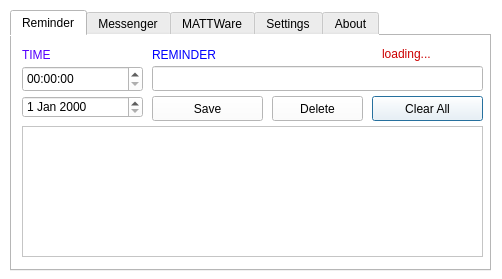
<?xml version="1.0" encoding="UTF-8"?>
<ui version="4.0">
 <class>Dialog</class>
 <widget class="QDialog" name="Dialog">
  <property name="geometry">
   <rect>
    <x>0</x>
    <y>0</y>
    <width>502</width>
    <height>279</height>
   </rect>
  </property>
  <property name="windowTitle">
   <string>MATTBot 2021.1</string>
  </property>
  <property name="windowIcon">
   <iconset resource="design.qrc">
    <normaloff>:/logo/MattBot.png</normaloff>:/logo/MattBot.png</iconset>
  </property>
  <property name="styleSheet">
   <string notr="true">background-color: rgb(255, 255, 255);</string>
  </property>
  <widget class="QTabWidget" name="tabWidget">
   <property name="geometry">
    <rect>
     <x>10</x>
     <y>10</y>
     <width>481</width>
     <height>261</height>
    </rect>
   </property>
   <property name="styleSheet">
    <string notr="true"/>
   </property>
   <property name="currentIndex">
    <number>0</number>
   </property>
   <widget class="QWidget" name="tab">
    <attribute name="title">
     <string>Reminder</string>
    </attribute>
    <widget class="QLabel" name="label">
     <property name="geometry">
      <rect>
       <x>10</x>
       <y>10</y>
       <width>67</width>
       <height>17</height>
      </rect>
     </property>
     <property name="styleSheet">
      <string notr="true">color: rgb(85, 0, 255);</string>
     </property>
     <property name="text">
      <string>TIME</string>
     </property>
    </widget>
    <widget class="QLabel" name="label_2">
     <property name="geometry">
      <rect>
       <x>140</x>
       <y>10</y>
       <width>151</width>
       <height>17</height>
      </rect>
     </property>
     <property name="styleSheet">
      <string notr="true">color: rgb(0, 0, 255);</string>
     </property>
     <property name="text">
      <string>REMINDER</string>
     </property>
    </widget>
    <widget class="QLineEdit" name="lineEdit_2">
     <property name="geometry">
      <rect>
       <x>140</x>
       <y>30</y>
       <width>331</width>
       <height>25</height>
      </rect>
     </property>
     <property name="styleSheet">
      <string notr="true">color: rgb(164, 0, 0);</string>
     </property>
    </widget>
    <widget class="QPushButton" name="pushButton_2">
     <property name="geometry">
      <rect>
       <x>360</x>
       <y>60</y>
       <width>111</width>
       <height>25</height>
      </rect>
     </property>
     <property name="text">
      <string>Clear All</string>
     </property>
    </widget>
    <widget class="QTimeEdit" name="timeEdit">
     <property name="geometry">
      <rect>
       <x>10</x>
       <y>30</y>
       <width>121</width>
       <height>26</height>
      </rect>
     </property>
     <property name="displayFormat">
      <string>hh:mm:ss</string>
     </property>
    </widget>
    <widget class="QLabel" name="label_12">
     <property name="geometry">
      <rect>
       <x>370</x>
       <y>10</y>
       <width>91</width>
       <height>16</height>
      </rect>
     </property>
     <property name="styleSheet">
      <string notr="true">color: rgb(204, 0, 0);
font: 75 8pt &quot;MS Shell Dlg 2&quot;;</string>
     </property>
     <property name="text">
      <string>loading...</string>
     </property>
    </widget>
    <widget class="QDateEdit" name="dateEdit">
     <property name="geometry">
      <rect>
       <x>10</x>
       <y>60</y>
       <width>121</width>
       <height>22</height>
      </rect>
     </property>
    </widget>
    <widget class="QPushButton" name="pushButton">
     <property name="geometry">
      <rect>
       <x>140</x>
       <y>60</y>
       <width>111</width>
       <height>25</height>
      </rect>
     </property>
     <property name="styleSheet">
      <string notr="true"/>
     </property>
     <property name="text">
      <string>Save</string>
     </property>
    </widget>
    <widget class="QPushButton" name="pushButton_3">
     <property name="geometry">
      <rect>
       <x>260</x>
       <y>60</y>
       <width>91</width>
       <height>25</height>
      </rect>
     </property>
     <property name="text">
      <string>Delete</string>
     </property>
    </widget>
    <widget class="QListWidget" name="listWidget">
     <property name="geometry">
      <rect>
       <x>10</x>
       <y>90</y>
       <width>461</width>
       <height>131</height>
      </rect>
     </property>
     <property name="styleSheet">
      <string notr="true">color: rgb(92, 53, 102);</string>
     </property>
    </widget>
   </widget>
   <widget class="QWidget" name="tab_2">
    <attribute name="title">
     <string>Messenger</string>
    </attribute>
    <widget class="QLineEdit" name="lineEdit_5">
     <property name="geometry">
      <rect>
       <x>100</x>
       <y>20</y>
       <width>251</width>
       <height>25</height>
      </rect>
     </property>
     <property name="styleSheet">
      <string notr="true">color: rgb(52, 101, 164);</string>
     </property>
    </widget>
    <widget class="QLabel" name="label_5">
     <property name="geometry">
      <rect>
       <x>10</x>
       <y>20</y>
       <width>71</width>
       <height>20</height>
      </rect>
     </property>
     <property name="text">
      <string>Message</string>
     </property>
    </widget>
    <widget class="QTextEdit" name="textEdit">
     <property name="geometry">
      <rect>
       <x>10</x>
       <y>60</y>
       <width>341</width>
       <height>161</height>
      </rect>
     </property>
     <property name="styleSheet">
      <string notr="true">color: rgb(204, 0, 0);</string>
     </property>
     <property name="html">
      <string>&lt;!DOCTYPE HTML PUBLIC &quot;-//W3C//DTD HTML 4.0//EN&quot; &quot;http://www.w3.org/TR/REC-html40/strict.dtd&quot;&gt;
&lt;html&gt;&lt;head&gt;&lt;meta name=&quot;qrichtext&quot; content=&quot;1&quot; /&gt;&lt;style type=&quot;text/css&quot;&gt;
p, li { white-space: pre-wrap; }
&lt;/style&gt;&lt;/head&gt;&lt;body style=&quot; font-family:'Ubuntu'; font-size:11pt; font-weight:400; font-style:normal;&quot;&gt;
&lt;p style=&quot;-qt-paragraph-type:empty; margin-top:0px; margin-bottom:0px; margin-left:0px; margin-right:0px; -qt-block-indent:0; text-indent:0px;&quot;&gt;&lt;br /&gt;&lt;/p&gt;&lt;/body&gt;&lt;/html&gt;</string>
     </property>
    </widget>
    <widget class="QPushButton" name="pushButton_5">
     <property name="geometry">
      <rect>
       <x>360</x>
       <y>110</y>
       <width>111</width>
       <height>25</height>
      </rect>
     </property>
     <property name="text">
      <string>Refresh</string>
     </property>
    </widget>
    <widget class="QPushButton" name="pushButton_6">
     <property name="geometry">
      <rect>
       <x>360</x>
       <y>80</y>
       <width>111</width>
       <height>25</height>
      </rect>
     </property>
     <property name="text">
      <string>Send</string>
     </property>
    </widget>
    <widget class="QComboBox" name="comboBox">
     <property name="geometry">
      <rect>
       <x>360</x>
       <y>20</y>
       <width>111</width>
       <height>25</height>
      </rect>
     </property>
     <property name="styleSheet">
      <string notr="true">color: rgb(32, 74, 135);</string>
     </property>
     <item>
      <property name="text">
       <string>BOT</string>
      </property>
     </item>
     <item>
      <property name="text">
       <string>LAN</string>
      </property>
     </item>
     <item>
      <property name="text">
       <string>UNITY</string>
      </property>
     </item>
    </widget>
    <widget class="QPushButton" name="pushButton_12">
     <property name="geometry">
      <rect>
       <x>360</x>
       <y>140</y>
       <width>111</width>
       <height>25</height>
      </rect>
     </property>
     <property name="text">
      <string>Save Note</string>
     </property>
    </widget>
    <widget class="QPushButton" name="pushButton_13">
     <property name="geometry">
      <rect>
       <x>360</x>
       <y>170</y>
       <width>111</width>
       <height>25</height>
      </rect>
     </property>
     <property name="text">
      <string>Delete Note</string>
     </property>
    </widget>
    <widget class="QPushButton" name="pushButton_14">
     <property name="geometry">
      <rect>
       <x>360</x>
       <y>200</y>
       <width>111</width>
       <height>25</height>
      </rect>
     </property>
     <property name="styleSheet">
      <string notr="true">background-color: rgb(204, 0, 0);</string>
     </property>
     <property name="text">
      <string>Poke</string>
     </property>
    </widget>
    <widget class="QPushButton" name="pushButton_15">
     <property name="geometry">
      <rect>
       <x>360</x>
       <y>50</y>
       <width>111</width>
       <height>25</height>
      </rect>
     </property>
     <property name="styleSheet">
      <string notr="true">background-color: rgb(78, 154, 6);</string>
     </property>
     <property name="text">
      <string>Connect</string>
     </property>
    </widget>
   </widget>
   <widget class="QWidget" name="tab_5">
    <attribute name="title">
     <string>MATTWare</string>
    </attribute>
    <widget class="QLabel" name="label_8">
     <property name="geometry">
      <rect>
       <x>220</x>
       <y>10</y>
       <width>67</width>
       <height>17</height>
      </rect>
     </property>
     <property name="styleSheet">
      <string notr="true">color: rgb(164, 0, 0);</string>
     </property>
     <property name="text">
      <string>Speed</string>
     </property>
    </widget>
    <widget class="QLabel" name="label_9">
     <property name="geometry">
      <rect>
       <x>20</x>
       <y>10</y>
       <width>67</width>
       <height>17</height>
      </rect>
     </property>
     <property name="styleSheet">
      <string notr="true">color: rgb(32, 74, 135);</string>
     </property>
     <property name="text">
      <string>Light</string>
     </property>
    </widget>
    <widget class="QDial" name="dial_2">
     <property name="geometry">
      <rect>
       <x>20</x>
       <y>40</y>
       <width>171</width>
       <height>121</height>
      </rect>
     </property>
    </widget>
    <widget class="QLabel" name="label_10">
     <property name="geometry">
      <rect>
       <x>110</x>
       <y>10</y>
       <width>67</width>
       <height>17</height>
      </rect>
     </property>
     <property name="text">
      <string>0</string>
     </property>
    </widget>
    <widget class="QLabel" name="label_11">
     <property name="geometry">
      <rect>
       <x>300</x>
       <y>10</y>
       <width>67</width>
       <height>17</height>
      </rect>
     </property>
     <property name="text">
      <string>0</string>
     </property>
    </widget>
    <widget class="QPushButton" name="pushButton_7">
     <property name="geometry">
      <rect>
       <x>380</x>
       <y>10</y>
       <width>89</width>
       <height>25</height>
      </rect>
     </property>
     <property name="text">
      <string>f(x)</string>
     </property>
    </widget>
    <widget class="QLineEdit" name="lineEdit">
     <property name="geometry">
      <rect>
       <x>160</x>
       <y>180</y>
       <width>211</width>
       <height>25</height>
      </rect>
     </property>
     <property name="styleSheet">
      <string notr="true">color: rgb(85, 0, 255);</string>
     </property>
     <property name="text">
      <string>MATTWare Address Here</string>
     </property>
    </widget>
    <widget class="QDial" name="dial_3">
     <property name="geometry">
      <rect>
       <x>200</x>
       <y>40</y>
       <width>171</width>
       <height>121</height>
      </rect>
     </property>
    </widget>
    <widget class="QLabel" name="label_13">
     <property name="geometry">
      <rect>
       <x>10</x>
       <y>180</y>
       <width>131</width>
       <height>17</height>
      </rect>
     </property>
     <property name="styleSheet">
      <string notr="true">color: rgb(255, 0, 0);</string>
     </property>
     <property name="text">
      <string>*Protocol Address:</string>
     </property>
    </widget>
    <widget class="QComboBox" name="comboBox_2">
     <property name="geometry">
      <rect>
       <x>380</x>
       <y>180</y>
       <width>86</width>
       <height>25</height>
      </rect>
     </property>
     <item>
      <property name="text">
       <string>IP</string>
      </property>
     </item>
     <item>
      <property name="text">
       <string>Serial</string>
      </property>
     </item>
    </widget>
    <widget class="QPushButton" name="pushButton_8">
     <property name="geometry">
      <rect>
       <x>380</x>
       <y>40</y>
       <width>89</width>
       <height>25</height>
      </rect>
     </property>
     <property name="text">
      <string>FAN ON</string>
     </property>
    </widget>
    <widget class="QPushButton" name="pushButton_9">
     <property name="geometry">
      <rect>
       <x>380</x>
       <y>70</y>
       <width>89</width>
       <height>25</height>
      </rect>
     </property>
     <property name="text">
      <string>FAN OFF</string>
     </property>
    </widget>
    <widget class="QPushButton" name="pushButton_10">
     <property name="geometry">
      <rect>
       <x>380</x>
       <y>100</y>
       <width>89</width>
       <height>25</height>
      </rect>
     </property>
     <property name="text">
      <string>LIGHTS ON</string>
     </property>
    </widget>
    <widget class="QPushButton" name="pushButton_11">
     <property name="geometry">
      <rect>
       <x>380</x>
       <y>130</y>
       <width>89</width>
       <height>25</height>
      </rect>
     </property>
     <property name="text">
      <string>LIGHTS OFF</string>
     </property>
    </widget>
   </widget>
   <widget class="QWidget" name="tab_4">
    <attribute name="title">
     <string>Settings</string>
    </attribute>
    <widget class="QLabel" name="label_3">
     <property name="geometry">
      <rect>
       <x>20</x>
       <y>10</y>
       <width>67</width>
       <height>17</height>
      </rect>
     </property>
     <property name="text">
      <string>*Name</string>
     </property>
    </widget>
    <widget class="QLineEdit" name="lineEdit_3">
     <property name="geometry">
      <rect>
       <x>90</x>
       <y>10</y>
       <width>351</width>
       <height>25</height>
      </rect>
     </property>
    </widget>
    <widget class="QLineEdit" name="lineEdit_4">
     <property name="geometry">
      <rect>
       <x>90</x>
       <y>50</y>
       <width>351</width>
       <height>25</height>
      </rect>
     </property>
     <property name="text">
      <string/>
     </property>
    </widget>
    <widget class="QLabel" name="label_4">
     <property name="geometry">
      <rect>
       <x>20</x>
       <y>50</y>
       <width>67</width>
       <height>17</height>
      </rect>
     </property>
     <property name="text">
      <string>*Email</string>
     </property>
    </widget>
    <widget class="QPushButton" name="pushButton_4">
     <property name="geometry">
      <rect>
       <x>90</x>
       <y>160</y>
       <width>351</width>
       <height>25</height>
      </rect>
     </property>
     <property name="text">
      <string>Save</string>
     </property>
    </widget>
    <widget class="QCheckBox" name="checkBox">
     <property name="geometry">
      <rect>
       <x>90</x>
       <y>80</y>
       <width>341</width>
       <height>23</height>
      </rect>
     </property>
     <property name="styleSheet">
      <string notr="true">color: rgb(32, 74, 135);</string>
     </property>
     <property name="text">
      <string>Enable Vocal Content Alert</string>
     </property>
    </widget>
    <widget class="QComboBox" name="comboBox_3">
     <property name="geometry">
      <rect>
       <x>90</x>
       <y>120</y>
       <width>351</width>
       <height>25</height>
      </rect>
     </property>
     <item>
      <property name="text">
       <string>Select OS</string>
      </property>
     </item>
     <item>
      <property name="text">
       <string>Windows OS</string>
      </property>
     </item>
     <item>
      <property name="text">
       <string>Linux OS</string>
      </property>
     </item>
     <item>
      <property name="text">
       <string>MAC OS</string>
      </property>
     </item>
    </widget>
   </widget>
   <widget class="QWidget" name="tab_3">
    <attribute name="title">
     <string>About</string>
    </attribute>
    <widget class="QTextBrowser" name="textBrowser">
     <property name="geometry">
      <rect>
       <x>210</x>
       <y>10</y>
       <width>256</width>
       <height>201</height>
      </rect>
     </property>
     <property name="html">
      <string>&lt;!DOCTYPE HTML PUBLIC &quot;-//W3C//DTD HTML 4.0//EN&quot; &quot;http://www.w3.org/TR/REC-html40/strict.dtd&quot;&gt;
&lt;html&gt;&lt;head&gt;&lt;meta name=&quot;qrichtext&quot; content=&quot;1&quot; /&gt;&lt;style type=&quot;text/css&quot;&gt;
p, li { white-space: pre-wrap; }
&lt;/style&gt;&lt;/head&gt;&lt;body style=&quot; font-family:'Ubuntu'; font-size:11pt; font-weight:400; font-style:normal;&quot;&gt;
&lt;p style=&quot; margin-top:0px; margin-bottom:0px; margin-left:0px; margin-right:0px; -qt-block-indent:0; text-indent:0px;&quot;&gt;&lt;span style=&quot; font-family:'MS Shell Dlg 2'; font-size:7.8pt;&quot;&gt;Freeware Developed by:&lt;/span&gt;&lt;/p&gt;
&lt;p style=&quot; margin-top:0px; margin-bottom:0px; margin-left:0px; margin-right:0px; -qt-block-indent:0; text-indent:0px;&quot;&gt;&lt;span style=&quot; font-family:'MS Shell Dlg 2'; font-size:10pt; font-weight:600;&quot;&gt;HL Robotics &amp;amp;&lt;/span&gt;&lt;/p&gt;
&lt;p style=&quot; margin-top:0px; margin-bottom:0px; margin-left:0px; margin-right:0px; -qt-block-indent:0; text-indent:0px;&quot;&gt;&lt;span style=&quot; font-family:'MS Shell Dlg 2'; font-size:10pt; font-weight:600;&quot;&gt;Software Automation 2021&lt;/span&gt;&lt;/p&gt;
&lt;p style=&quot; margin-top:0px; margin-bottom:0px; margin-left:0px; margin-right:0px; -qt-block-indent:0; text-indent:0px;&quot;&gt;&lt;span style=&quot; font-family:'MS Shell Dlg 2'; font-size:10pt;&quot;&gt;www.hlengine.tech&lt;/span&gt;&lt;/p&gt;
&lt;p style=&quot; margin-top:0px; margin-bottom:0px; margin-left:0px; margin-right:0px; -qt-block-indent:0; text-indent:0px;&quot;&gt;&lt;span style=&quot; font-family:'MS Shell Dlg 2'; font-size:10pt;&quot;&gt;akhil.pj007@gmail.com&lt;/span&gt;&lt;/p&gt;
&lt;p style=&quot; margin-top:0px; margin-bottom:0px; margin-left:0px; margin-right:0px; -qt-block-indent:0; text-indent:0px;&quot;&gt;&lt;span style=&quot; font-family:'MS Shell Dlg 2'; font-size:10pt; font-weight:600;&quot;&gt;Address:&lt;/span&gt;&lt;/p&gt;
&lt;p style=&quot; margin-top:0px; margin-bottom:0px; margin-left:0px; margin-right:0px; -qt-block-indent:0; text-indent:0px;&quot;&gt;&lt;span style=&quot; font-family:'MS Shell Dlg 2'; font-size:10pt;&quot;&gt;Puthupparampil House&lt;/span&gt;&lt;/p&gt;
&lt;p style=&quot; margin-top:0px; margin-bottom:0px; margin-left:0px; margin-right:0px; -qt-block-indent:0; text-indent:0px;&quot;&gt;&lt;span style=&quot; font-family:'MS Shell Dlg 2'; font-size:10pt;&quot;&gt;Manjadi P.O Thiruvalla 689105&lt;/span&gt;&lt;/p&gt;&lt;/body&gt;&lt;/html&gt;</string>
     </property>
    </widget>
    <widget class="QLabel" name="label_7">
     <property name="geometry">
      <rect>
       <x>10</x>
       <y>10</y>
       <width>191</width>
       <height>201</height>
      </rect>
     </property>
     <property name="styleSheet">
      <string notr="true">border-image: url(:/logo/MattBot.png);</string>
     </property>
     <property name="text">
      <string/>
     </property>
    </widget>
   </widget>
  </widget>
 </widget>
 <resources>
  <include location="design.qrc"/>
 </resources>
 <connections/>
</ui>
